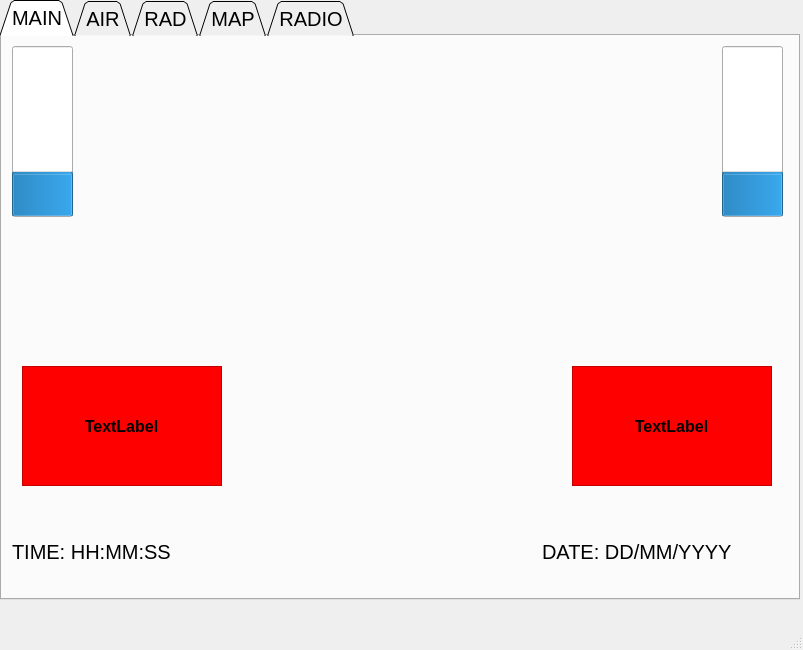
<?xml version="1.0" encoding="UTF-8"?>
<ui version="4.0">
 <class>MainWindow</class>
 <widget class="QMainWindow" name="MainWindow">
  <property name="geometry">
   <rect>
    <x>0</x>
    <y>0</y>
    <width>803</width>
    <height>650</height>
   </rect>
  </property>
  <property name="windowTitle">
   <string>MainWindow</string>
  </property>
  <widget class="QWidget" name="centralwidget">
   <widget class="QTabWidget" name="tabWidget">
    <property name="geometry">
     <rect>
      <x>0</x>
      <y>0</y>
      <width>800</width>
      <height>600</height>
     </rect>
    </property>
    <property name="font">
     <font>
      <pointsize>15</pointsize>
     </font>
    </property>
    <property name="tabShape">
     <enum>QTabWidget::Triangular</enum>
    </property>
    <property name="currentIndex">
     <number>0</number>
    </property>
    <widget class="QWidget" name="main">
     <attribute name="title">
      <string>MAIN</string>
     </attribute>
     <widget class="QProgressBar" name="progressBar">
      <property name="geometry">
       <rect>
        <x>10</x>
        <y>10</y>
        <width>61</width>
        <height>171</height>
       </rect>
      </property>
      <property name="value">
       <number>24</number>
      </property>
      <property name="orientation">
       <enum>Qt::Vertical</enum>
      </property>
      <property name="format">
       <string>%p%</string>
      </property>
     </widget>
     <widget class="QProgressBar" name="progressBar_2">
      <property name="geometry">
       <rect>
        <x>720</x>
        <y>10</y>
        <width>61</width>
        <height>171</height>
       </rect>
      </property>
      <property name="value">
       <number>24</number>
      </property>
      <property name="orientation">
       <enum>Qt::Vertical</enum>
      </property>
     </widget>
     <widget class="QLabel" name="TIME">
      <property name="geometry">
       <rect>
        <x>10</x>
        <y>490</y>
        <width>201</width>
        <height>51</height>
       </rect>
      </property>
      <property name="text">
       <string>TIME: HH:MM:SS</string>
      </property>
     </widget>
     <widget class="QLabel" name="DATE">
      <property name="geometry">
       <rect>
        <x>540</x>
        <y>490</y>
        <width>241</width>
        <height>51</height>
       </rect>
      </property>
      <property name="text">
       <string>DATE: DD/MM/YYYY</string>
      </property>
     </widget>
     <widget class="QFrame" name="alarm_rad">
      <property name="geometry">
       <rect>
        <x>570</x>
        <y>330</y>
        <width>200</width>
        <height>120</height>
       </rect>
      </property>
      <property name="styleSheet">
       <string notr="true">background-color: rgb(255, 0, 0);</string>
      </property>
      <property name="frameShape">
       <enum>QFrame::StyledPanel</enum>
      </property>
      <property name="frameShadow">
       <enum>QFrame::Raised</enum>
      </property>
      <widget class="QLabel" name="radSensorStatus">
       <property name="geometry">
        <rect>
         <x>4</x>
         <y>5</y>
         <width>191</width>
         <height>111</height>
        </rect>
       </property>
       <property name="font">
        <font>
         <pointsize>12</pointsize>
         <weight>75</weight>
         <bold>true</bold>
        </font>
       </property>
       <property name="text">
        <string>TextLabel</string>
       </property>
       <property name="alignment">
        <set>Qt::AlignCenter</set>
       </property>
      </widget>
     </widget>
     <widget class="QFrame" name="alarm_airsensor">
      <property name="geometry">
       <rect>
        <x>20</x>
        <y>330</y>
        <width>200</width>
        <height>120</height>
       </rect>
      </property>
      <property name="styleSheet">
       <string notr="true">background-color: rgb(255, 0, 0);</string>
      </property>
      <property name="frameShape">
       <enum>QFrame::StyledPanel</enum>
      </property>
      <property name="frameShadow">
       <enum>QFrame::Raised</enum>
      </property>
      <widget class="QLabel" name="airSensorStatus">
       <property name="geometry">
        <rect>
         <x>4</x>
         <y>5</y>
         <width>191</width>
         <height>111</height>
        </rect>
       </property>
       <property name="font">
        <font>
         <pointsize>12</pointsize>
         <weight>75</weight>
         <bold>true</bold>
        </font>
       </property>
       <property name="text">
        <string>TextLabel</string>
       </property>
       <property name="alignment">
        <set>Qt::AlignCenter</set>
       </property>
      </widget>
     </widget>
    </widget>
    <widget class="QWidget" name="air">
     <attribute name="title">
      <string>AIR</string>
     </attribute>
     <widget class="QWidget" name="verticalLayoutWidget">
      <property name="geometry">
       <rect>
        <x>10</x>
        <y>10</y>
        <width>171</width>
        <height>541</height>
       </rect>
      </property>
      <layout class="QVBoxLayout" name="verticalLayout">
       <item>
        <widget class="QLabel" name="SENS1">
         <property name="text">
          <string>SENSOR 1</string>
         </property>
        </widget>
       </item>
       <item>
        <widget class="QLabel" name="SENS2">
         <property name="text">
          <string>SENSOR 2</string>
         </property>
        </widget>
       </item>
       <item>
        <widget class="QLabel" name="SENS3">
         <property name="text">
          <string>SENSOR 3</string>
         </property>
        </widget>
       </item>
       <item>
        <widget class="QLabel" name="SENS4">
         <property name="text">
          <string>SENSOR 4</string>
         </property>
        </widget>
       </item>
       <item>
        <widget class="QLabel" name="SENS5">
         <property name="text">
          <string>SENSOR 5</string>
         </property>
        </widget>
       </item>
       <item>
        <widget class="QLabel" name="SENS6">
         <property name="text">
          <string>SENSOR 6</string>
         </property>
        </widget>
       </item>
       <item>
        <widget class="QLabel" name="SENS7">
         <property name="text">
          <string>SENSOR 7</string>
         </property>
        </widget>
       </item>
       <item>
        <widget class="QLabel" name="SENS8">
         <property name="text">
          <string>SENSOR 8</string>
         </property>
        </widget>
       </item>
      </layout>
     </widget>
     <widget class="QLabel" name="TEMP">
      <property name="geometry">
       <rect>
        <x>520</x>
        <y>10</y>
        <width>261</width>
        <height>51</height>
       </rect>
      </property>
      <property name="text">
       <string>TEMPERATURE: fff deg</string>
      </property>
     </widget>
     <widget class="QLabel" name="SENSGRAPH">
      <property name="geometry">
       <rect>
        <x>254</x>
        <y>115</y>
        <width>521</width>
        <height>431</height>
       </rect>
      </property>
      <property name="text">
       <string>GRAPH</string>
      </property>
     </widget>
    </widget>
    <widget class="QWidget" name="rad">
     <attribute name="title">
      <string>RAD</string>
     </attribute>
     <widget class="QWidget" name="verticalLayoutWidget_2">
      <property name="geometry">
       <rect>
        <x>190</x>
        <y>170</y>
        <width>141</width>
        <height>361</height>
       </rect>
      </property>
      <layout class="QVBoxLayout" name="verticalLayout_2">
       <item>
        <widget class="QLabel" name="sec4">
         <property name="text">
          <string>4 SEC AVG</string>
         </property>
        </widget>
       </item>
       <item>
        <widget class="QLabel" name="min">
         <property name="text">
          <string>1 MIN AVG</string>
         </property>
        </widget>
       </item>
       <item>
        <widget class="QLabel" name="hour">
         <property name="text">
          <string>1 HOUR AVG</string>
         </property>
        </widget>
       </item>
       <item>
        <widget class="QLabel" name="hour24">
         <property name="text">
          <string>24 HOUR AVG</string>
         </property>
        </widget>
       </item>
       <item>
        <widget class="QLabel" name="lifetime">
         <property name="text">
          <string>LIFETIME S</string>
         </property>
        </widget>
       </item>
      </layout>
     </widget>
     <widget class="QLabel" name="SELGRAPHRAD">
      <property name="geometry">
       <rect>
        <x>350</x>
        <y>100</y>
        <width>441</width>
        <height>451</height>
       </rect>
      </property>
      <property name="text">
       <string>GRAPH</string>
      </property>
     </widget>
     <widget class="QWidget" name="verticalLayoutWidget_3">
      <property name="geometry">
       <rect>
        <x>0</x>
        <y>160</y>
        <width>187</width>
        <height>391</height>
       </rect>
      </property>
      <layout class="QVBoxLayout" name="verticalLayout_3">
       <item>
        <widget class="QRadioButton" name="sel_4">
         <property name="text">
          <string>4 SEC AVG</string>
         </property>
        </widget>
       </item>
       <item>
        <widget class="QRadioButton" name="sel_1min">
         <property name="text">
          <string>1 MIN AVG</string>
         </property>
        </widget>
       </item>
       <item>
        <widget class="QRadioButton" name="sel_1hour">
         <property name="text">
          <string>1 HOUR AVG</string>
         </property>
        </widget>
       </item>
       <item>
        <widget class="QRadioButton" name="sel_24h">
         <property name="text">
          <string>24 HOUR AVG</string>
         </property>
        </widget>
       </item>
       <item>
        <widget class="QRadioButton" name="sel_life">
         <property name="text">
          <string>LIFETIME S</string>
         </property>
        </widget>
       </item>
      </layout>
     </widget>
    </widget>
    <widget class="QWidget" name="map">
     <attribute name="title">
      <string>MAP</string>
     </attribute>
     <widget class="QRadioButton" name="OSM">
      <property name="geometry">
       <rect>
        <x>20</x>
        <y>420</y>
        <width>131</width>
        <height>20</height>
       </rect>
      </property>
      <property name="text">
       <string>OSM</string>
      </property>
     </widget>
     <widget class="QRadioButton" name="TERRAIN">
      <property name="geometry">
       <rect>
        <x>20</x>
        <y>470</y>
        <width>131</width>
        <height>20</height>
       </rect>
      </property>
      <property name="text">
       <string>TERRAIN</string>
      </property>
     </widget>
     <widget class="QRadioButton" name="HILL">
      <property name="geometry">
       <rect>
        <x>20</x>
        <y>520</y>
        <width>131</width>
        <height>20</height>
       </rect>
      </property>
      <property name="text">
       <string>HILL MAP</string>
      </property>
     </widget>
     <widget class="QSlider" name="ZOOM_SLIDER">
      <property name="geometry">
       <rect>
        <x>30</x>
        <y>119</y>
        <width>41</width>
        <height>261</height>
       </rect>
      </property>
      <property name="orientation">
       <enum>Qt::Vertical</enum>
      </property>
     </widget>
     <widget class="QLabel" name="MAP">
      <property name="geometry">
       <rect>
        <x>204</x>
        <y>19</y>
        <width>581</width>
        <height>531</height>
       </rect>
      </property>
      <property name="text">
       <string>MAP PLACEHOLDER</string>
      </property>
     </widget>
    </widget>
    <widget class="QWidget" name="radio">
     <attribute name="title">
      <string>RADIO</string>
     </attribute>
     <widget class="QTabWidget" name="MENU2">
      <property name="geometry">
       <rect>
        <x>0</x>
        <y>0</y>
        <width>800</width>
        <height>565</height>
       </rect>
      </property>
      <property name="currentIndex">
       <number>0</number>
      </property>
      <widget class="QWidget" name="RADIO">
       <attribute name="title">
        <string>RADIO</string>
       </attribute>
       <widget class="QLabel" name="FREQ">
        <property name="geometry">
         <rect>
          <x>10</x>
          <y>10</y>
          <width>341</width>
          <height>41</height>
         </rect>
        </property>
        <property name="text">
         <string>FREQUENCY: ###.### MHz</string>
        </property>
       </widget>
       <widget class="QLabel" name="FREQ_GRAPH">
        <property name="geometry">
         <rect>
          <x>14</x>
          <y>55</y>
          <width>761</width>
          <height>451</height>
         </rect>
        </property>
        <property name="text">
         <string>FREQUENCY GRAPH PLACE-HOLDER</string>
        </property>
       </widget>
      </widget>
      <widget class="QWidget" name="SOURCE_FIND">
       <attribute name="title">
        <string>SOURCE FINDER</string>
       </attribute>
      </widget>
     </widget>
    </widget>
   </widget>
  </widget>
  <widget class="QMenuBar" name="menubar">
   <property name="geometry">
    <rect>
     <x>0</x>
     <y>0</y>
     <width>803</width>
     <height>26</height>
    </rect>
   </property>
  </widget>
  <widget class="QStatusBar" name="statusbar"/>
 </widget>
 <resources/>
 <connections/>
</ui>
